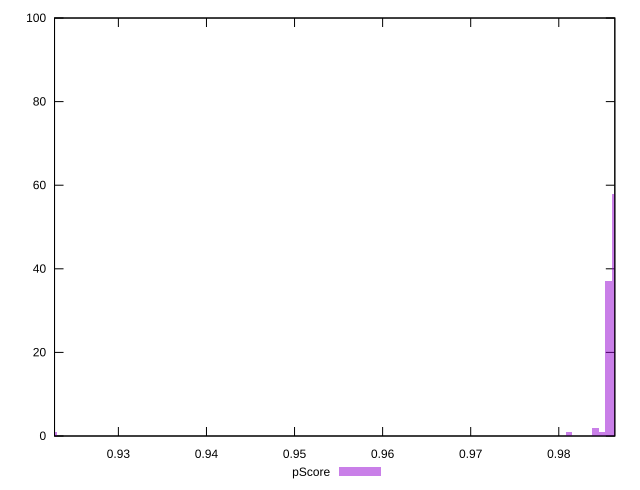

This figure's gnuplot source:
reset

$pScore <<EOF
0.9226319896827498 1
0.9856229287373954 37
0.9863639986086266 58
0.9848818588661643 1
0.9841407889949332 2
0.9811765095100087 1
EOF

set key outside below
set boxwidth 0.0007410698712311244
set xrange [0.9227515275961182:0.9863620140682513]
set yrange [0:100]
set trange [0:100]
set style fill transparent solid 0.5 noborder
set terminal svg size 640, 490 enhanced background rgb 'white'
set output "report_00017_2021-02-10T15-08-03.406Z/first-meaningful-paint/samples/pages+cached+noadtech+nomedia+nocss/pScore/histogram.svg"

plot $pScore title "pScore" with boxes

reset
